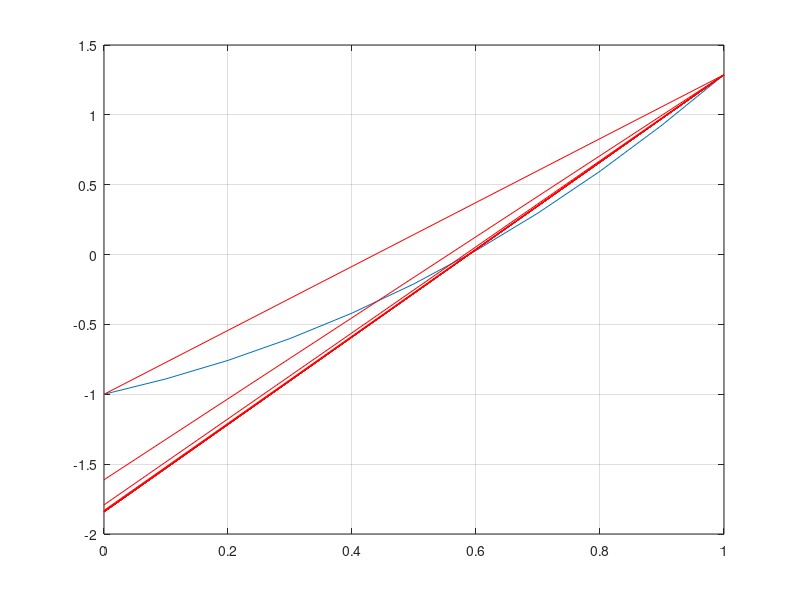

The MATLAB script that drew this image:
function FalsaPosicao
  clear
  clc
  a=0;
  b=1;
  fa=funcao(a);
  fb=funcao(b);
  x=[a:0.1:b];
  y=funcao(x);
  plot(x,y)
  grid
  hold on
  erro = 10^-7;
  k = 0; %numero de interações
  fxm=1;
  while(abs(fxm)>erro)
    k+=1;
    xm=a-((fa*(b-a))/(fb-fa))
    fxm= funcao(xm)
    r=fa+((fb-fa)/(b-a))*(x-a);
    plot(x,r, 'r')
    %hold on
    pause
    if (fa*fxm<0)
      b=xm;
      fb=fxm;
    else
      a=xm;
      fa=fxm;
    end
  end
  k
  xm %raiz
  fxm %precisao
end

function f=funcao(x)
  f=exp(x).*sin(x)-1;
end



